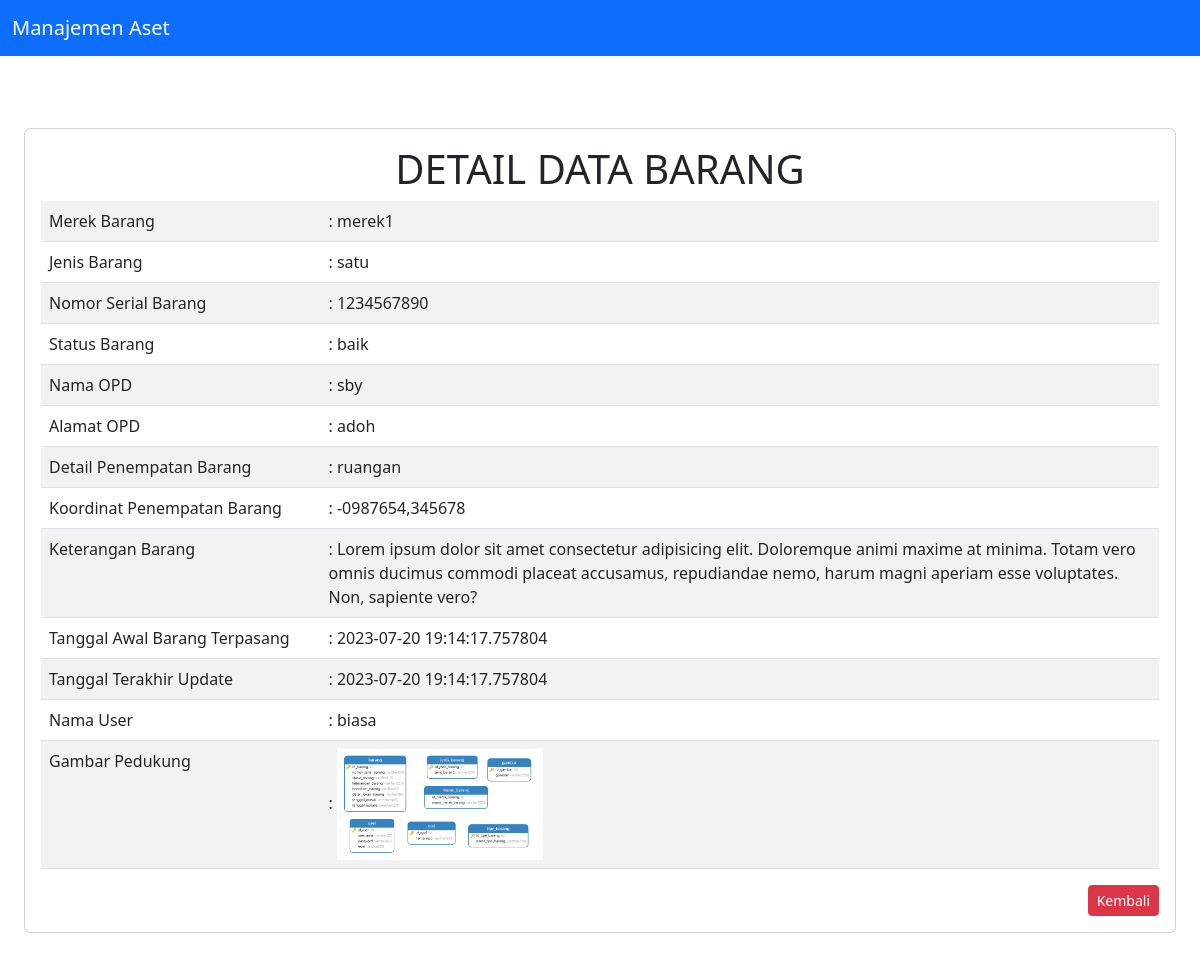
Screenshot of /barang/detail.php?id_barang=6 with the database file from the repository.
### tables this page shows
CREATE TABLE `barang`  (
  `id_barang` int NOT NULL AUTO_INCREMENT,
  `join_merek_barang` int NOT NULL,
  `join_jenis_barang` int NOT NULL,
  `nomor_serial_barang` varchar(255) NOT NULL,
  `status_barang` varchar(10) NOT NULL,
  `join_opd` int NOT NULL,
  `detail_lokasi_barang` varchar(255) NOT NULL,
  `koordinat_barang` varchar(100) NOT NULL,
  `keterangan_barang` varchar(255) NULL DEFAULT NULL,
  `tanggal_masuk` timestamp(6) NOT NULL DEFAULT current_timestamp(6) ON UPDATE CURRENT_TIMESTAMP(6),
  `tanggal_update` timestamp(6) NOT NULL DEFAULT current_timestamp(6) ON UPDATE CURRENT_TIMESTAMP(6),
  `join_user` int NOT NULL,
  `gambar` varchar(255) NULL DEFAULT NULL,
  `join_update` int NULL DEFAULT NULL,
  PRIMARY KEY (`id_barang`) USING BTREE,
  INDEX `nama`(`join_user`) USING BTREE,
  INDEX `jenis_barang`(`join_jenis_barang`) USING BTREE,
  INDEX `merek_barang`(`join_merek_barang`) USING BTREE,
  INDEX `opd`(`join_opd`) USING BTREE,
  INDEX `update`(`join_update`) USING BTREE,
  INDEX `gambar`(`gambar`) USING BTREE,
  CONSTRAINT `jenis_barang` FOREIGN KEY (`join_jenis_barang`) REFERENCES `jenis_barang` (`id_jenis_barang`) ON DELETE NO ACTION ON UPDATE NO ACTION,
  CONSTRAINT `merek_barang` FOREIGN KEY (`join_merek_barang`) REFERENCES `merek_barang` (`id_merek_barang`) ON DELETE NO ACTION ON UPDATE NO ACTION,
  CONSTRAINT `opd` FOREIGN KEY (`join_opd`) REFERENCES `opd` (`id_opd`) ON DELETE NO ACTION ON UPDATE NO ACTION,
  CONSTRAINT `update` FOREIGN KEY (`join_update`) REFERENCES `update` (`id_update`) ON DELETE NO ACTION ON UPDATE NO ACTION,
  CONSTRAINT `user` FOREIGN KEY (`join_user`) REFERENCES `user` (`id_user`) ON DELETE NO ACTION ON UPDATE NO ACTION
);

CREATE TABLE `merek_barang`  (
  `id_merek_barang` int NOT NULL AUTO_INCREMENT,
  `nama_merek_barang` varchar(255) NULL DEFAULT NULL,
  PRIMARY KEY (`id_merek_barang`) USING BTREE,
  INDEX `nama_merek_barang`(`nama_merek_barang`) USING BTREE
);

CREATE TABLE `jenis_barang`  (
  `id_jenis_barang` int NOT NULL AUTO_INCREMENT,
  `nama_jenis_barang` varchar(255) NOT NULL,
  PRIMARY KEY (`id_jenis_barang`) USING BTREE,
  INDEX `nama_jenis_barang`(`nama_jenis_barang`) USING BTREE
);

CREATE TABLE `opd`  (
  `id_opd` int NOT NULL AUTO_INCREMENT,
  `nama_opd` varchar(255) NOT NULL,
  `alamat_opd` varchar(255) NOT NULL,
  PRIMARY KEY (`id_opd`) USING BTREE,
  INDEX `nama_opd`(`nama_opd`) USING BTREE,
  INDEX `nama_opd_2`(`nama_opd`, `id_opd`, `alamat_opd`) USING BTREE,
  INDEX `nama_opd_3`(`nama_opd`, `id_opd`) USING BTREE
);

CREATE TABLE `user`  (
  `id_user` int NOT NULL AUTO_INCREMENT,
  `username` varchar(50) NOT NULL,
  `password` varchar(255) NOT NULL,
  `nama_user` varchar(255) NOT NULL,
  `level` varchar(10) NOT NULL,
  PRIMARY KEY (`id_user`) USING BTREE,
  INDEX `nama_user`(`nama_user`) USING BTREE
);

### koneksi.php (called while the page is built)
<?php
$db = mysqli_connect("localhost", "root", "", "pendataan");
function query($query)
{
    global $db;
    $result = mysqli_query($db, $query);
    $rows = [];
    while ($row = mysqli_fetch_assoc($result)) {
        $rows[] = $row;
    }
    return $rows;
}

### barang/detail.php (the view, shortened to what this page needs)
<?php
require '../header.php';
$id_barang = (int)$_GET["id_barang"];
$barang = query("SELECT * FROM barang
JOIN merek_barang ON join_merek_barang = id_merek_barang
JOIN jenis_barang ON join_jenis_barang = id_jenis_barang
JOIN opd ON join_opd = id_opd
JOIN user ON join_user = id_user
WHERE id_barang = $id_barang ")[0];
?>
<body>
    <div class="p-4" id="main-content">
        <div class="card mt-5">
            <div class="card-body">
                <h1 style="text-align:center">DETAIL DATA BARANG</h1>
                <table class="table table-striped">
                    <tr>
                        <td style="width: 25%">Merek Barang</td>
                        <td>: <?= $barang['nama_merek_barang']; ?> </td>
                    </tr>
                    <tr>
                        <td>Jenis Barang</td>
                        <td>: <?= $barang['nama_jenis_barang']; ?> </td>
                    </tr>
                    <tr>
                        <td>Nomor Serial Barang </td>
                        <td>: <?= $barang['nomor_serial_barang']; ?> </td>
                    </tr>
                    <tr>
                        <td>Status Barang</td>
                        <td>: <?= $barang['status_barang']; ?> </td>
                    </tr>
                    <tr>
                        <td>Nama OPD</td>
                        <td>: <?= $barang['nama_opd']; ?> </td>
                    </tr>
                    <tr>
                        <td>Alamat OPD</td>
                        <td>: <?= $barang['alamat_opd']; ?> </td>
                    </tr>
                    <tr>
                        <td>Detail Penempatan Barang</td>
                        <td>: <?= $barang['detail_lokasi_barang']; ?> </td>
                    </tr>
                    <tr>
                        <td>Koordinat Penempatan Barang</td>
                        <td>: <?= $barang['koordinat_barang']; ?> </td>
                    </tr>
                    <tr>
                        <td>Keterangan Barang</td>
                        <td>: <?= $barang['keterangan_barang']; ?> </td>
                    </tr>
                    <tr>
                        <td>Tanggal Awal Barang Terpasang</td>
                        <td>: <?= $barang['tanggal_masuk']; ?> </td>
                    </tr>
                    <tr>
                        <td>Tanggal Terakhir Update</td>
                        <td>: <?= $barang['tanggal_update']; ?> </td>
                    </tr>
                    <tr>
                        <td>Nama User</td>
                        <td>: <?= $barang['nama_user']; ?> </td>
                    </tr>
                    <tr>
                        <td>Gambar Pedukung</td>
                        <td>:
                            <a href="../gambar/<?= $barang["gambar"]; ?>">
                                <img src="../gambar/<?= $barang["gambar"]; ?>" alt="gambar" width="25%">
                            </a>
                        </td>
                    </tr>
                </table>
                <a style="float: right;" class="btn btn-sm btn-danger" href="index.php" role="button">Kembali</a>
            </div>
        </div>
    </div>
</body>
<?php require '../footer.php'; ?>

### header.php (shortened to what this page needs)
<!DOCTYPE html>
<html>
<head>
  <link rel="stylesheet" type="text/css" href="../assets/css/bootstrap.min.css">
  <link rel="stylesheet" type="text/css" href="../assets/css/dataTables.bootstrap5.min.css">
</head>
<body>
  <header>
    <div>
      <nav class="navbar navbar-dark bg-primary">
        <div class="container-fluid">
          <a class="navbar-brand" href="../index.php">Manajemen Aset</a>
        </div>
      </nav>
    </div>
  </header>

### footer.php (shortened to what this page needs)
</body>
</html>

### rows the page displays
barang: join_merek_barang.nama_merek_barang "merek1", join_jenis_barang.nama_jenis_barang "satu", nomor_serial_barang "1234567890", status_barang "baik", join_opd.nama_opd "sby", join_opd.alamat_opd "adoh", detail_lokasi_barang "ruangan", koordinat_barang "-0987654,345678", keterangan_barang "Lorem ipsum dolor sit amet consectetur adipisicing elit. Doloremque animi maxime at minima. Totam vero omnis ducimus commodi placeat accusamus, repudiandae nemo, harum magni aperiam esse voluptates. Non, sapiente vero?", tanggal_masuk "2023-07-20 19:14:17.757804", tanggal_update "2023-07-20 19:14:17.757804", join_user.nama_user "biasa", gambar (picture)
